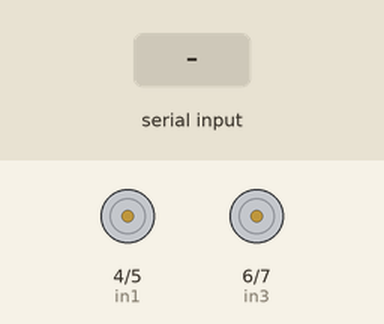
Bench run of a sketch on a simulated Arduino Uno, built with avr-gcc and run on an emulated ATmega328P. On the bench: motor-driver pin pairs drawn as motors (green arrow = first pin HIGH = forward, orange = second pin HIGH = backward, longer = more drive). The test bench sets the inputs (shaded band).

Above: at 1.2 s.
1.3 s: "A" received over the second serial link
At 2.4 s:
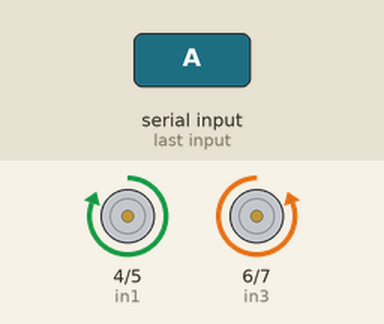
2.8 s: "D" received over the second serial link
At 3.5 s:
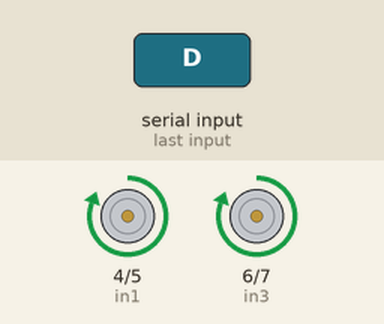
4.3 s: "I" received over the second serial link
At 4.7 s:
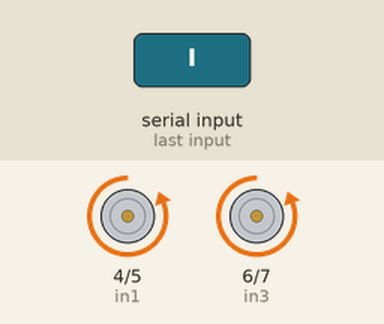
5.8 s: "R" received over the second serial link
At 7.0 s:
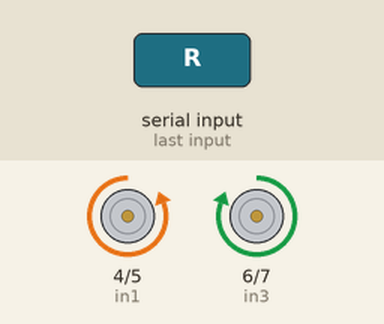
7.3 s: "P" received over the second serial link
At 8.1 s:
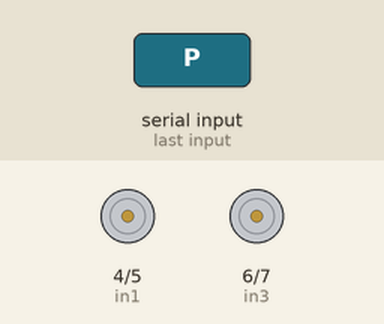
Timing chart, 0 to 9.8 s (numbered marks = the images above; inputs shaded):
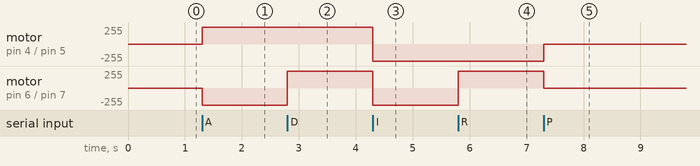

Measured:
- after the input at 1.3 s, motor on pin 4 (in1) / pin 5 (in2): stopped → forward 255/255 at once; motor on pin 6 (in3) / pin 7 (in4): stopped → backward 255/255 at once
- after the input at 2.8 s, motor on pin 6 (in3) / pin 7 (in4): backward 255/255 → forward 255/255 at once
- after the input at 4.3 s, motor on pin 4 (in1) / pin 5 (in2), motor on pin 6 (in3) / pin 7 (in4): forward 255/255 → backward 255/255 at once
- after the input at 5.8 s, motor on pin 6 (in3) / pin 7 (in4): backward 255/255 → forward 255/255 at once
- after the input at 7.3 s, motor on pin 4 (in1) / pin 5 (in2): backward 255/255 → stopped at once; motor on pin 6 (in3) / pin 7 (in4): forward 255/255 → stopped at once

The sketch:

monocasco_bluetooh.ino
```cpp
#include <SoftwareSerial.h>
char comando;
int objetivo=0;
int in1 =4;
int in2 =5;
int in3 =6;
int in4 =7;
  SoftwareSerial BT(10,11); //RX,TX

// the setup function runs once when you press reset or power the board
void setup() {
  Serial.begin(9600);
  BT.begin(9600);
  // initialize digital pin LED_BUILTIN as an output.
  pinMode(in1, OUTPUT);
  pinMode(in2, OUTPUT);
  pinMode(in3, OUTPUT);
  pinMode(in4, OUTPUT);
}
void adelante(){
  digitalWrite(in1, HIGH);  // turn the LED on (HIGH is the voltage level)
  digitalWrite(in2, LOW);   // turn the LED off by making the voltage LOW
  digitalWrite(in3, LOW);   // turn the LED off by making the voltage LOW
  digitalWrite(in4, HIGH);   // turn the LED off by making the voltage LOW
}

void retroceder(){
  digitalWrite(in1, LOW);  // turn the LED on (HIGH is the voltage level)
  digitalWrite(in2, HIGH);   // turn the LED off by making the voltage LOW
  digitalWrite(in3, HIGH);   // turn the LED off by making the voltage LOW
  digitalWrite(in4, LOW);   // turn the LED off by making the voltage LOW
}

void paro(){
  digitalWrite(in1, LOW);  // turn the LED on (HIGH is the voltage level)
  digitalWrite(in2, LOW);   // turn the LED off by making the voltage LOW
  digitalWrite(in3, LOW);   // turn the LED off by making the voltage LOW
  digitalWrite(in4, LOW);   // turn the LED off by making the voltage LOW
}

void derecha(){
  digitalWrite(in1, HIGH);  // turn the LED on (HIGH is the voltage level)
  digitalWrite(in2, LOW);   // turn the LED off by making the voltage LOW
  digitalWrite(in3, HIGH);   // turn the LED off by making the voltage LOW
  digitalWrite(in4, LOW);   // turn the LED off by making the voltage LOW
}

void izquierda(){
  digitalWrite(in1, LOW);  // turn the LED on (HIGH is the voltage level)
  digitalWrite(in2, HIGH);   // turn the LED off by making the voltage LOW
  digitalWrite(in3, LOW);   // turn the LED off by making the voltage LOW
  digitalWrite(in4, HIGH);   // turn the LED off by making the voltage LOW
}

// the loop function runs over and over again forever
void loop() {
if (BT.available()) {

   comando=BT.read();   //INTERPRETA LOS DATOS QUE INGRESAN

    //AVANZAR
    if (comando == 'A') {
    adelante();
    }
    if (comando == 'P') {
    paro();
    }
     if (comando == 'D') {
    derecha();
    }
    if (comando == 'I') {
    izquierda();
    }
    if (comando == 'R') {
    retroceder();
    }
}
}
```
